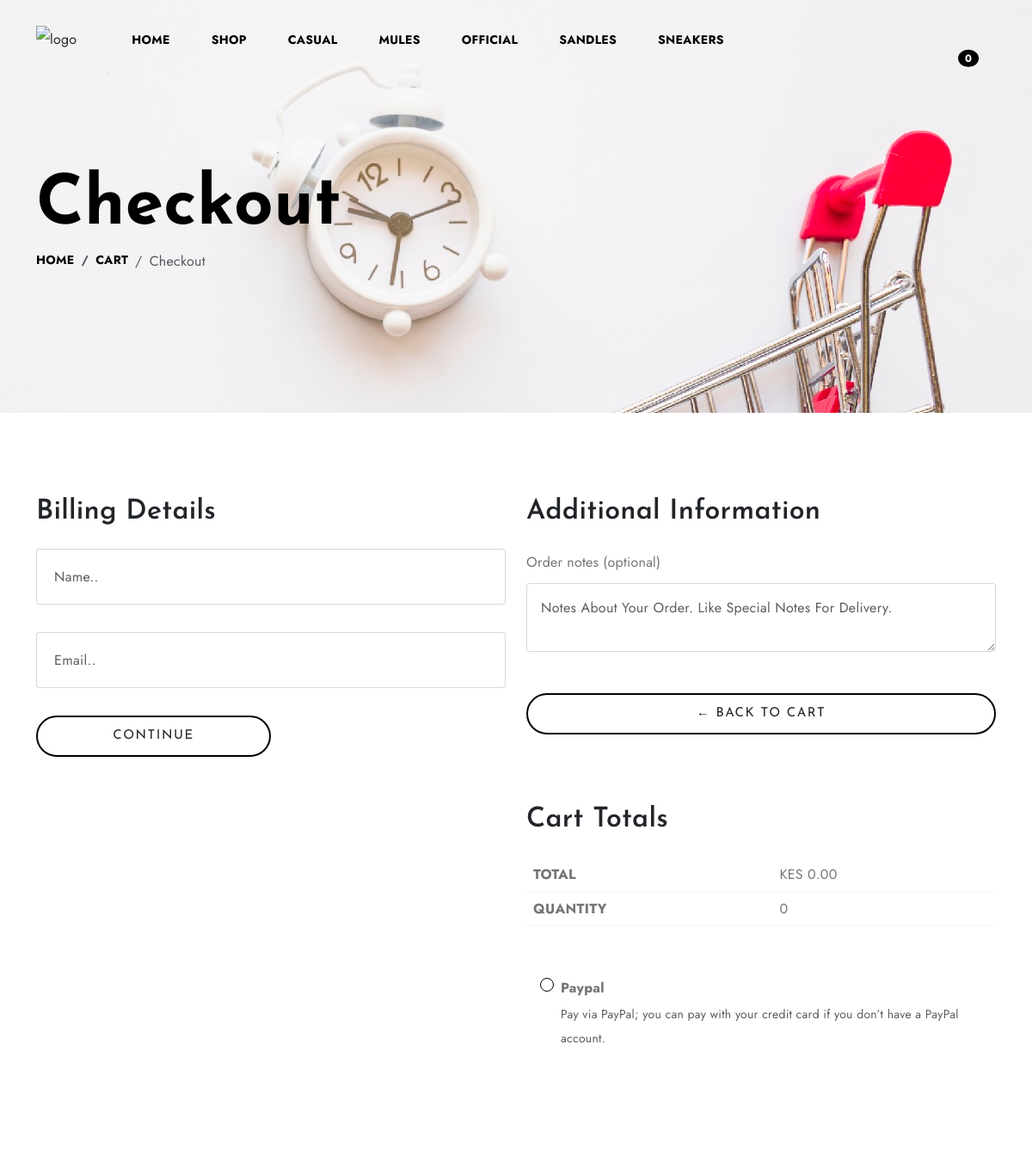
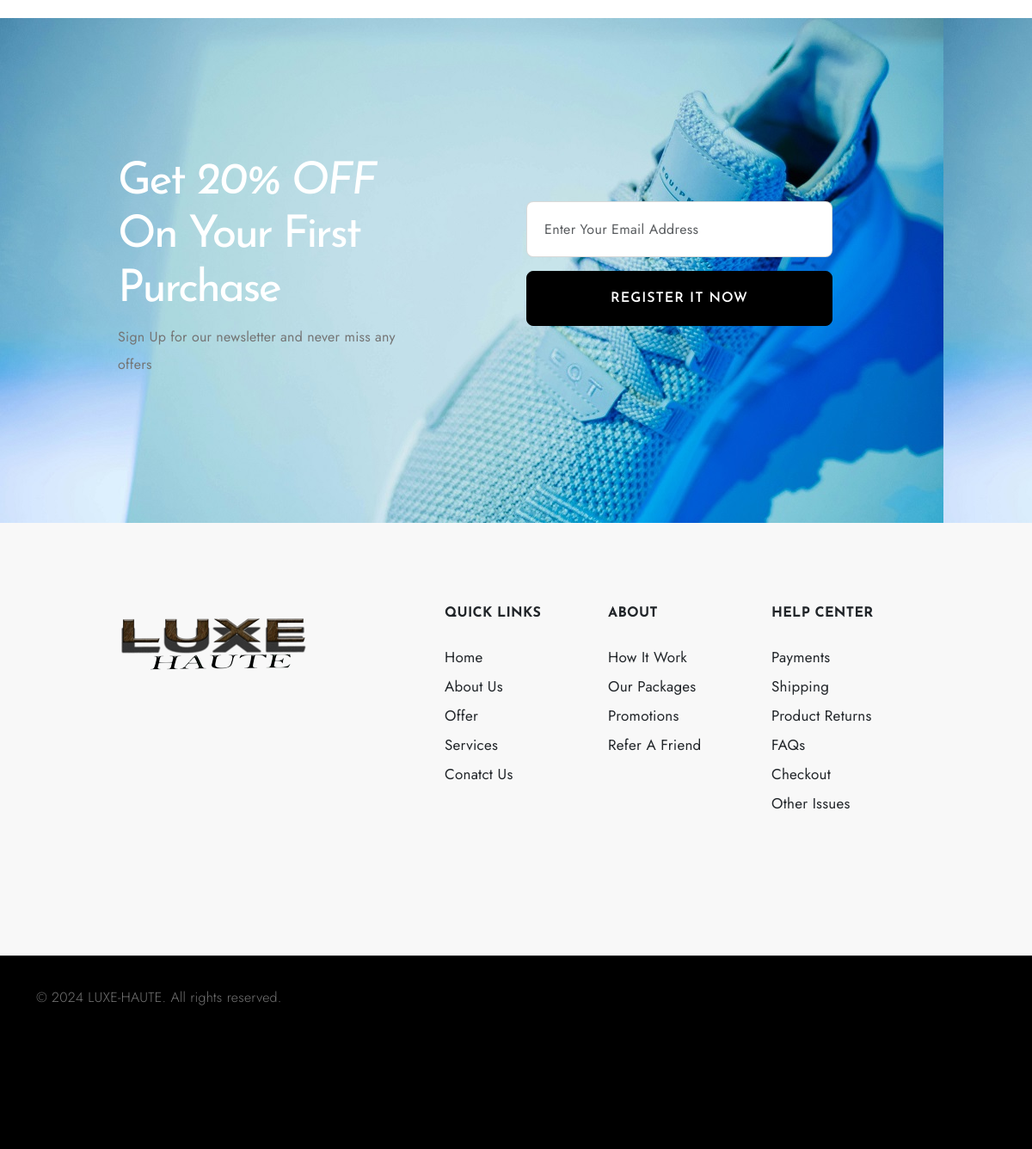
The app's page /checkout/ with its own data (2 pictures, top to bottom).
### store/models.py (models this page shows, shortened)
class Category(models.Model):
    name = models.CharField(max_length=255)
    image = models.ImageField(null=True, blank=True)
    class Meta:
        ordering = ('name',)
        verbose_name_plural = 'Categories'

### store/views.py (the view)
# urls.py: path('checkout/', views.checkout, name="checkout"),
def checkout(request):
    data = cartData(request)
    cartItems = data['cartItems']
    order = data['order']
    items = data['items']
    category_id = request.GET.get('category', 0)
    categories = Category.objects.all()
    products = Product.objects.filter()
    if category_id:
        products = products.filter(category_id=category_id)
    context = {'items': items, 'order': order, 'cartItems': cartItems, 'products': products, 'categories': categories,
               'category_id': int(category_id)}
    return render(request, 'store/checkout.html', context)

### store/context_processors.py (called while the page is built)
def navbar_categories(request):
    categories = Category.objects.all()
    return {'navbar_categories': categories}

### store/utils.py (called while the page is built, shortened)
def cookieCart(request):
    try:
        cart = json.loads(request.COOKIES['cart'])
    except:
        cart = {}
        print('Cart:', cart)
    items = []
    order = {'get_cart_total': 0, 'get_cart_items': 0, 'shipping': False}
    cartItems = order['get_cart_items']
    return {'cartItems':cartItems ,'order':order, 'items':items}

def cartData(request):
    if request.user.is_authenticated:
        customer = request.user.customer
        order, created = Order.objects.get_or_create(customer=customer, complete=False)
        items = order.orderitem_set.all()
        cartItems = order.get_cart_items
    else:
        cookieData = cookieCart(request)
        cartItems = cookieData['cartItems']
        order = cookieData['order']
        items = cookieData['items']
    return {'cartItems':cartItems ,'order':order, 'items':items}

### store/templates/store/checkout.html (shortened to what this page needs)
{% extends 'store/main.html' %}
{% load static %}
{% block content %}
<section id="banner" style="background-image:url({% static 'images/banner-img6.jpg' %});">
    <div class="container padding-medium-2">
      <div class="hero-content ">
        <h2 class="display-1 fw-bold mt-5 mb-0">Checkout</h2>
        <nav class="breadcrumb">
          <a class="breadcrumb-item nav-link" href="#">Home</a>
          <a class="breadcrumb-item nav-link" href="#">Cart</a>
          <span class="breadcrumb-item active" aria-current="page">Checkout</span>
        </nav>
      </div>
    </div>
  </section>
  <section id="checkout">
    <div class="container py-5 my-5">
      <form class="form-group"  id="form">
        <div class="row d-flex flex-wrap">
          <div class="col-lg-6">
            <h2 class="text-dark pb-3">Billing Details</h2>
            <div class="billing-details">
              <div id="user-info">
                <div class="form-field">
                  <input required class="form-control" type="text" name="name" placeholder="Name..">
                </div>
                <br>
                <div class="form-field">
                  <input required class="form-control" type="email" name="email" placeholder="Email..">
                </div>
              </div>
              <br>
            </div>
            <div class="col-md-6"><button id="form-button" class="btn btn-outline-dark p-3 w-100"  type="submit" >Continue </button></div></div>
 </form>
          <div class="col-lg-6">
            <h2 class="text-dark pb-3">Additional Information</h2>
            <div class="billing-details">
              <label for="fname">Order notes (optional)</label>
              <textarea class="form-control pt-3 pb-3 ps-3 mt-2"
                placeholder="Notes about your order. Like special notes for delivery."></textarea>
            </div>
            <div class="your-order mt-5">
              <a  class="btn btn-outline-dark col-md-6 p-3 w-100 align-middle" href="{% url 'store:cart' %}">&#x2190; Back to Cart</a><br>
              <br>
              <div class="your-order mt-5">
                <h2 class="display-7 text-dark pb-3">Cart Totals</h2>
                <div class="total-price">
                  <table cellspacing="0" class="table">
                    <tbody>
                    <tr class="order-total border-bottom pt-2 pb-2 text-uppercase">
                      <th>Total</th>
                      <td data-title="Total">
                        <span class="price-amount amount ps-5">
                          <bdi>
                            <span class="price-currency-symbol">KES </span>{{order.get_cart_total|floatformat:2}}</bdi>
                        </span>
                      </td>
                    </tr>
                    <tr class="order-total border-bottom pt-2 pb-2 text-uppercase">
                      <th>Quantity</th>
                      <td data-title="Total">
                        <span class="price-amount amount ps-5">
                          <bdi>
                            {{order.get_cart_items}} </bdi>
                        </span>
                      </td>
                    </tr>
                    </tbody>
                  </table>
                  <div class="list-group mt-5 mb-3" class="box-element hidden" id="payment-info">
                    <label class="list-group-item d-flex gap-2 border-0">
                    <input class="form-check-input flex-shrink-0" type="radio" name="listGroupRadios"
                      id="listGroupRadios3" value="">
                     <span>
                      <strong class="box-element hidden" >Paypal</strong>
                      <small class="d-block text-body-secondary"  id="paypal-button-container">Pay via PayPal; you can pay with your credit card if
                        you don’t have a PayPal account.</small>
                    </span>
                  </label>
                </div>
              </div>
            </div>
            </div>
          </div>
        </div>
  </section>
{% endblock %}

### store/templates/store/main.html (shortened to what this page needs)
{% load static %}
<head>
<link rel="stylesheet" href="https://cdn.jsdelivr.net/npm/swiper@9/swiper-bundle.min.css" />
<link rel="stylesheet" type="text/css" href="{% static 'icomoon/icomoon.css' %}">
<link href="https://cdn.jsdelivr.net/npm/bootstrap@5.3.0-alpha3/dist/css/bootstrap.min.css" rel="stylesheet"
>
<link rel="stylesheet" type="text/css" href="{% static 'css/vendor.css' %}">
<link rel="stylesheet" type="text/css" href="{% static 'css/style.css' %}">
</head>
<body>
  <nav class="main-menu d-flex navbar fixed-top navbar-expand-lg py-4 ">
    <div class="container">
      <div class="main-logo">
        <a href="{% url 'store:store' %}">
          <img src=#" alt="logo" class="img-fluid">
        </a>
      </div>
      <div class="offcanvas offcanvas-end" tabindex="-1" id="offcanvasNavbar" aria-labelledby="offcanvasNavbarLabel">
        <div class="offcanvas-body justify-content-between">
          <ul class="navbar-nav menu-list list-unstyled d-flex gap-md-3 ps-lg-5 mb-0">
            <li class="nav-item">
              <a href="{% url 'store:store' %}" class="nav-link mx-2 active">Home</a>
            </li>
            <li class="nav-item">
              <a href="{% url 'product:products' %}" class="nav-link mx-2 active">Shop</a>
            </li>
          {% for category in  navbar_categories %}
            <li class="nav-item {% if category.id == category_id %}{% endif %}">
              <a class="nav-link mx-2" href="{% url 'product:products' %}?query={{ query }}&category={{ category.id }}">{{ category.name }}</a>
            </li>
            {% endfor %}
          </ul>
          <div class="d-none d-lg-flex align-items-end">
            <ul class="d-flex justify-content-end list-unstyled m-0">
              <li class="">
                <a href="{% url 'store:cart' %}" >
                  <span class="position-absolute translate-middle badge rounded-circle bg-primary">
                    {{cartItems}}
                  </span>
                </a>
              </li>
            </ul>
          </div>
        </div>
      </div>
    </div>
  </nav>
   {% block content %}
  {% endblock %}
  <section id="register" style="background-image:url({% static 'images/background-img.jpg' %});">
    <div class="container padding-medium">
      <div class="row banner-content align-items-center">
        <div class="col-md-4 offset-md-1">
          <h2 class="register-text text-white mt-3">Get <span> <em>20% OFF</em> </span> on your first purchase</h2>
          <p class="mb-4">Sign Up for our newsletter and never miss any offers</p>
        </div>
        <div class="col-md-4 offset-md-1">
          <form>
            <div class="mb-3">
              <input type="email" class="form-control form-control-lg rounded-3" name="email" id="email"
                placeholder="Enter Your Email Address">
            </div>
            <div class="d-grid gap-2">
              <button type="submit" class="btn btn-dark btn-lg rounded-3">Register it now</button>
            </div>
          </form>
        </div>
      </div>
    </div>
  </section>
  <footer id="footer" class="bg-light">
    <div class="container padding-medium pt-5">
      <div class="row mt-5">
        <div class="col-md-4 offset-md-1">
          <div class="footer-menu">
            <img src="{% static 'images/LOGO6.png' %}" alt="logo">
          </div>
        </div>
        <div class="col-md-2">
          <div class="footer-menu">
            <h6 class="text-uppercase fw-bold text-dark mb-4">Quick Links</h6>
            <ul class="menu-list list-unstyled">
              <li class="menu-item">
                <a href="#" class="footer-link text-dark">Home</a>
              </li>
              <li class="menu-item ">
                <a href="#" class="footer-link text-dark">About us</a>
              </li>
              <li class="menu-item">
                <a href="#" class="footer-link text-dark">Offer </a>
              </li>
              <li class="menu-item">
                <a href="#" class="footer-link text-dark">Services</a>
              </li>
              <li class="menu-item">
                <a href="#" class="footer-link text-dark">Conatct Us</a>
              </li>
            </ul>
          </div>
        </div>
        <div class="col-md-2">
          <div class="footer-menu">
            <h6 class="text-uppercase fw-bold text-dark mb-4">About</h6>
            <ul class="menu-list list-unstyled">
              <li class="menu-item">
                <a href="#" class="footer-link text-dark">How It Work</a>
              </li>
              <li class="menu-item">
                <a href="#" class="footer-link text-dark">Our Packages</a>
              </li>
              <li class="menu-item">
                <a href="#" class="footer-link text-dark">promotions</a>
              </li>
              <li class="menu-item">
                <a href="#" class="footer-link text-dark">refer a friend</a>
              </li>
            </ul>
          </div>
        </div>
        <div class="col-md-2">
          <div class="footer-menu">
            <h6 class="text-uppercase fw-bold text-dark mb-4">Help Center</h6>
            <ul class="menu-list list-unstyled">
              <li class="menu-item">
                <a href="#" class="footer-link text-dark">Payments</a>
              </li>
              <li class="menu-item">
                <a href="#" class="footer-link text-dark">Shipping</a>
              </li>
              <li class="menu-item">
                <a href="#" class="footer-link text-dark">Product returns </a>
              </li>
              <li class="menu-item">
                <a href="#" class="footer-link text-dark">FAQs</a>
              </li>
              <li class="menu-item">
                <a href="#" class="footer-link text-dark">Checkout</a>
              </li>
              <li class="menu-item">
                <a href="#" class="footer-link text-dark">other Issues</a>
              </li>
            </ul>
          </div>
        </div>
      </div>
    </div>
  </footer>
  <div id="footer-bottom" class="bg-black">
    <hr class="m-0">
    <div class="container padding-medium pt-3">
      <div class="row mt-3">
        <div class="col-md-6 copyright">
          <p class="secondary-font">© 2024 LUXE-HAUTE. All rights reserved.</p>
        </div>
      </div>
    </div>
  </div>
</body>
</html>

### static/css/style.css (style rules this page uses)
body { --bs-link-color: #333; --bs-link-hover-color: #333; --bs-link-color-rgb: 40, 40, 40; --bs-link-hover-color-rgb: 0, 0, 0; --bs-light-rgb: 248, 248, 248; --bs-font-sans-serif: 'Jost', sans-serif; --bs-body-font-family: var(--bs-font-sans-serif); --bs-body-font-size: 1rem; --bs-body-font-weight: 400; --bs-body-line-height: 2; --bs-body-color: #747474; --bs-primary: #000000; --bs-primary-rgb: 0, 0, 0; --bs-primary-bg-subtle: #FFF9EB; --bs-border-color: #F7F7F7; --bs-secondary-rgb: 230, 243, 251; --bs-success-rgb: 238, 245, 228; --bs-danger-rgb: 249, 235, 231; --bs-warning-rgb: 255, 249, 235; --bs-info-rgb: 230, 243, 250; }
.btn { --bs-btn-font-family: var(--heading-font); }
.btn-dark { font-size: 1rem; font-weight: 600; letter-spacing: 0.06rem; padding: 1.2rem 3rem; transition: all 0.3s ease-in; text-transform: uppercase; --bs-btn-color: #fff; --bs-btn-bg: #000; --bs-btn-border-color: #000; --bs-btn-hover-color: #fff; --bs-btn-hover-bg: #212529; --bs-btn-hover-border-color: #212529; --bs-btn-focus-shadow-rgb: 66, 70, 73; --bs-btn-active-color: #fff; --bs-btn-active-bg: #000; --bs-btn-active-border-color: #000; --bs-btn-active-shadow: inset 0 3px 5px rgba(0, 0, 0, 0.125); --bs-btn-disabled-color: #fff; --bs-btn-disabled-bg: #000; --bs-btn-disabled-border-color: #000; }
.btn-outline-dark { line-height: 0.75rem; letter-spacing: 0.09375rem; text-transform: uppercase; transition: all 0.3s ease-in; font-size: 0.9375rem; font-weight: 400; border-radius: 2.5rem; border: 2px solid #000; transition: all 0.5s ease-in; --bs-btn-color: #212529; --bs-btn-border-color: #212529; --bs-btn-hover-color: #fff; --bs-btn-hover-bg: #212529; --bs-btn-hover-border-color: #212529; --bs-btn-focus-shadow-rgb: 33, 37, 41; --bs-btn-active-color: #fff; --bs-btn-active-bg: #212529; --bs-btn-active-border-color: #212529; --bs-btn-active-shadow: inset 0 3px 5px rgba(0, 0, 0, 0.125); --bs-btn-disabled-color: #212529; --bs-btn-disabled-bg: transparent; --bs-btn-disabled-border-color: #212529; --bs-gradient: none; }
body { letter-spacing: 0.01625rem; }
h1, h2, h3, h4, h5, h6 { font-family: var(--heading-font); color: var(--accent-color); font-weight: 600; text-transform: capitalize; }
a { text-decoration: none; }
.secondary-font { font-family: var(--secondary-font); font-weight: 300; }
.padding-medium { padding-top: 9rem; padding-bottom: 9rem; }
.padding-medium-2 { padding-top: 9rem; padding-bottom: 9rem; }
.navbar-nav .nav-link.active, .navbar-nav .nav-link.show { color: var(--bs-navbar-active-color); }
.nav-link { color: #000; font-size: 0.875rem; font-weight: 700; text-transform: uppercase; }
.register-text { color: #FFF; font-size: 3.25rem; font-style: normal; font-weight: 400; line-height: 3.9rem; letter-spacing: -0.1625rem; }
.form-control { font-size: 1rem; color: #908F8D; line-height: normal; letter-spacing: 0.02125rem; text-transform: capitalize; border-radius: 0.25rem; border: 1px solid rgba(65, 64, 62, 0.20); background: #FFF; display: flex; padding: 1.25rem 0rem 1.25rem 1.25rem; align-items: center; gap: 0.375rem; align-self: stretch; }
a.footer-link { color: #A1A1A1; font-size: 1.0625rem; text-transform: capitalize; }
.form-check-input { border: 1px solid var(--accent-color); }

### records on screen
Category: name "CASUAL"
Category: name "MULES"
Category: name "OFFICIAL"
Category: name "SANDLES"
Category: name "SNEAKERS"

### other values on screen
{{ cartItems }} "0"
{{ order.get_cart_total|floatformat:2 }} "0.00"
{{ order.get_cart_items }} "0"
